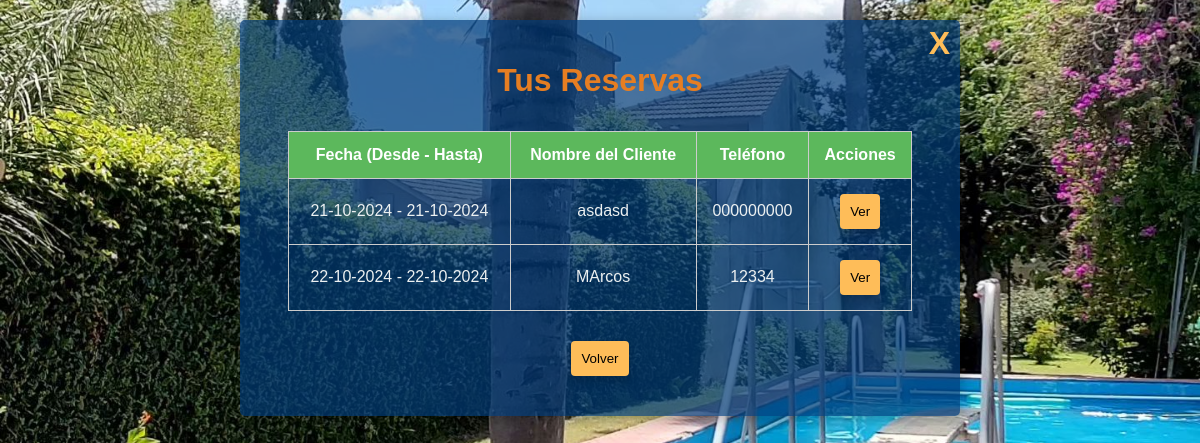
Before: /ver_reservas (signed in) with the older database file.
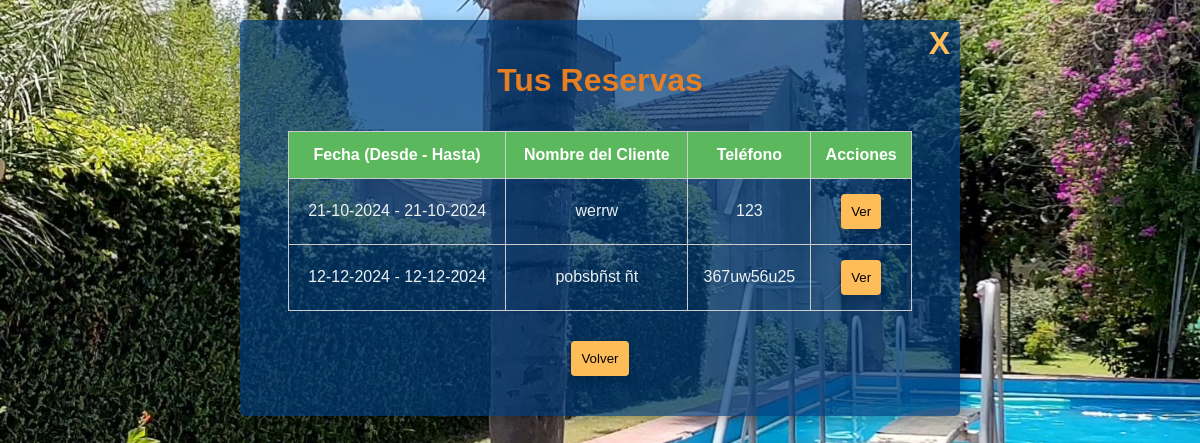
After: the same page with the newer database file.
### app.py (models this page shows)
class Reserva(db.Model):
    id = db.Column(db.Integer, primary_key=True)
    usuario_id = db.Column(db.Integer, db.ForeignKey('user.id'), nullable=False)
    fecha_desde = db.Column(db.String(50), nullable=False)
    fecha_hasta = db.Column(db.String(50), nullable=False)
    nombre_cliente = db.Column(db.String(100), nullable=False)
    telefono = db.Column(db.String(15), nullable=False)
    tipo_evento = db.Column(db.String(100), nullable=False)
    total = db.Column(db.Float, nullable=False)
    sena = db.Column(db.Float, nullable=False)
    metodo_pago = db.Column(db.String(50), nullable=False)
    dirigido_a = db.Column(db.String(100), nullable=False)
    resto = db.Column(db.Float, nullable=False)
    observaciones = db.Column(db.String(250), nullable=True)

### app.py (the view)
@app.route('/ver_reservas')
@login_required
def ver_reservas():
    reservas = Reserva.query.filter_by(usuario_id=current_user.id).all()
    for reserva in reservas:
        reserva.fecha_desde = datetime.strptime(reserva.fecha_desde, '%Y-%m-%d').strftime('%d-%m-%Y')
        reserva.fecha_hasta = datetime.strptime(reserva.fecha_hasta, '%Y-%m-%d').strftime('%d-%m-%Y')
    return render_template('ver_reservas.html', reservas=reservas)

### app.py (called while the page is built)
@login_manager.user_loader
def load_user(user_id):
    return db.session.get(User, int(user_id))

### templates/ver_reservas.html (shortened to what this page needs)
<!DOCTYPE html>
<html lang="es">
<head>
    <link rel="stylesheet" href="{{ url_for('static', filename='styles.css') }}">
</head>
<body>
    <div class="container">
        <div class="close">
            <a href="{{ url_for('home') }}">
                <input type="button" class="close-button" value="X">
            </a>
        </div>
        <h1 class="centered">Tus Reservas</h1>
        <table>
            <thead>
                <tr>
                    <th>Fecha (Desde - Hasta)</th>
                    <th>Nombre del Cliente</th>
                    <th>Teléfono</th>
                    <th>Acciones</th>
                </tr>
            </thead>
            <tbody>
                {% for reserva in reservas %}
                <tr>
                    <td>{{ reserva.fecha_desde }} - {{ reserva.fecha_hasta }}</td>
                    <td>{{ reserva.nombre_cliente }}</td>
                    <td>{{ reserva.telefono }}</td>
                    <td>
                        <a href="{{ url_for('ver_detalle_reserva', reserva_id=reserva.id) }}">
                            <button>Ver</button>
                        </a>
                    </td>
                </tr>
                {% endfor %}
            </tbody>
        </table>
        <div class="centered">
            <a href="{{ url_for('home') }}">
                <button>Volver</button>
            </a>
        </div>
    </div>
</body>
</html>

### Static/Styles.css (style rules this page uses)
* { margin: 0; padding: 0; box-sizing: border-box; }
body { font-family: 'Arial', sans-serif; background-color: #2c3e50; color: #ecf0f1; line-height: 1.6; }
body { --font-color-text: #ebebeb; --font-color-highlight: #e67e2d; --font-color-on-highlight: #000; --color-highlight: #febd59; --color-highlight-hover: #e67e2d; }
h1 { text-align: center; margin: 5px 0 10px 0; color: #e67e22; }
a { color: var(--font-color-highlight); }
body { background-position: center; background-size: cover; display: flex; flex-direction: column; align-items: center; }
.centered { text-align: center; }
.container { width: 60%; margin: 20px auto; padding: 20px 4vw; background: #003b77b5; border-radius: 5px; box-shadow: 0 4px 15px rgba(0, 0, 0, 0.3); display: flex; flex-direction: column; align-items: center; position: relative; }
.centered:has(a) { width:100%; display: flex; flex-direction: row; justify-content: center; gap: 15px; }
.centered a { width: 50%; }
button { width: auto; max-width: 150px; padding: 10px; background-color: var(--color-highlight); color: var(--font-color-on-highlight); border: none; border-radius: 4px; cursor: pointer; margin: 5px; box-shadow: 0 4px 8px rgba(0,0,0,0.2); transition: 500ms; }
table { width: 100%; border-collapse: collapse; margin: 10px 0; }
th, td { border: 1px solid #ccc; padding: 10px; text-align: center; }
th { background-color: #5cb85c; color: white; }
.close { position: absolute; right: 10px; top: 5px; }
.close-button { background: none; border: none; color: var(--color-highlight); font-weight: 900; font-size: 2em; }
.centered { text-align: center; margin: 15px 0; }

### templates/ver_reservas.html (style rules this page uses)
.centered { text-align: center; }

Changed rows visible on the page:
changed Reserva: nombre_cliente "asdasd" → "werrw"; telefono "000000000" → "123"
changed Reserva: fecha_desde "22-10-2024" → "12-12-2024"; fecha_hasta "22-10-2024" → "12-12-2024"; nombre_cliente "MArcos" → "pobsbñst ñt"; telefono "12334" → "367uw56u25"
